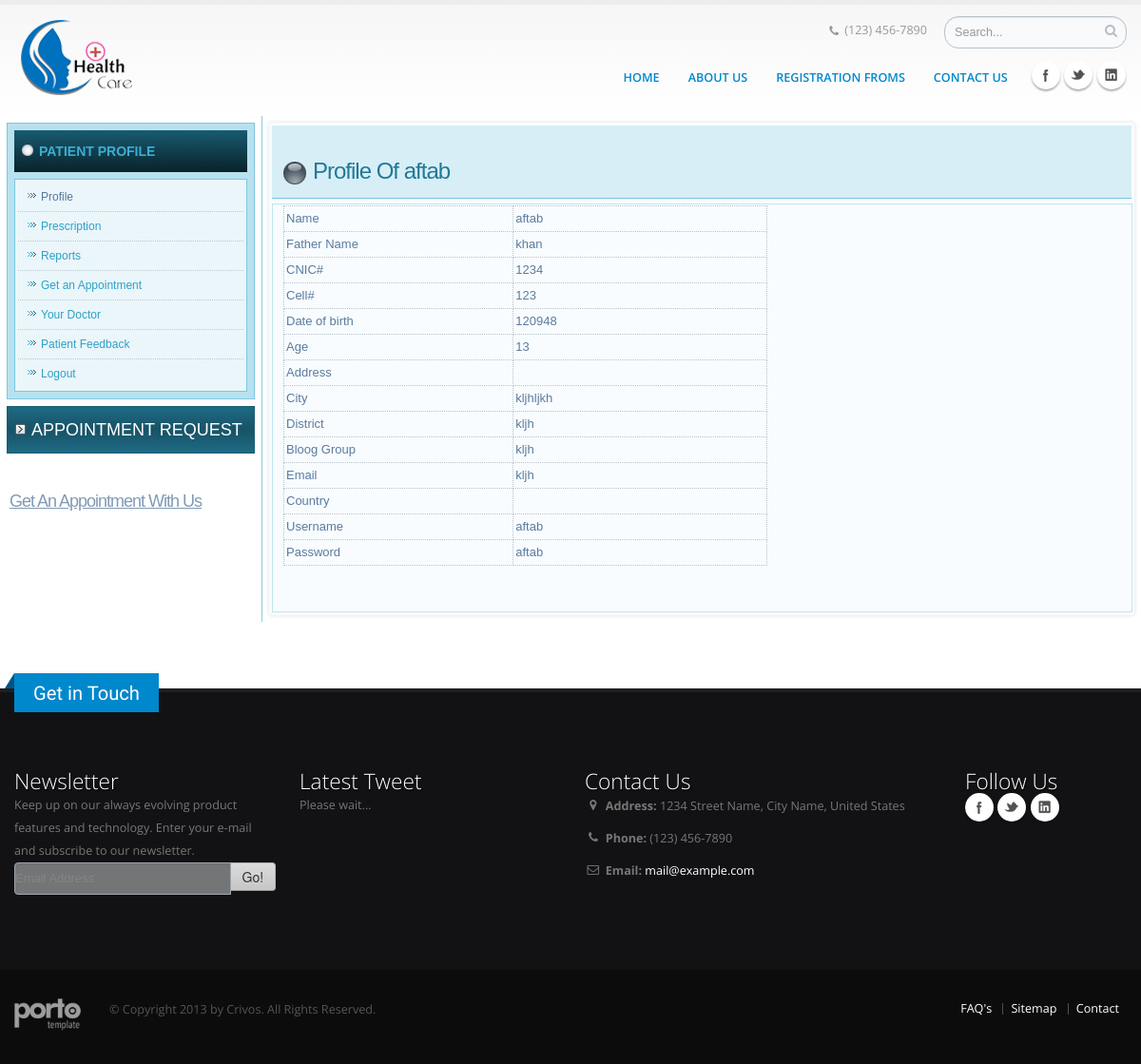
Page /patientpanel/profile.php (signed in) on the committed database.
### tables this page shows
CREATE TABLE IF NOT EXISTS `patients` (
  `id` int(8) NOT NULL AUTO_INCREMENT,
  `name` varchar(50) NOT NULL,
  `fathername` varchar(50) NOT NULL,
  `cnic` varchar(15) NOT NULL,
  `cell` int(8) NOT NULL,
  `dob` int(8) NOT NULL,
  `age` int(8) NOT NULL,
  `gender` varchar(10) NOT NULL,
  `address` varchar(80) NOT NULL,
  `city` varchar(50) NOT NULL,
  `district` varchar(50) NOT NULL,
  `bloodgroup` varchar(50) NOT NULL,
  `email` varchar(50) NOT NULL,
  `country` varchar(50) NOT NULL,
  `username` varchar(50) NOT NULL,
  `password` varchar(50) NOT NULL,
  `title` varchar(30) NOT NULL,
  `file` varchar(300) NOT NULL,
  PRIMARY KEY (`id`),
  KEY `id` (`id`),
  KEY `name` (`name`),
  KEY `cell` (`cell`)
);

### patientpanel/profile.php (the view, shortened to what this page needs)
<?php
$id=$_SESSION['patient'];
$sel=mysql_query("select * from patients where id='$id'");
$ss=mysql_fetch_array($sel);
?>
<!DOCTYPE html>
<html dir="ltr" lang="en-US"><?php include("/includes/header.php"); ?>
<body>
<div class="art-layout-wrapper">
                <div class="art-content-layout">
                    <div class="art-content-layout-row">
                        <div class="art-layout-cell art-sidebar1"><div class="art-vmenublock clearfix">
        <div class="art-vmenublockheader">
            <h3 class="t">Patient Profile</h3>
        </div>
        <div class="art-vmenublockcontent">
<ul class="art-vmenu"><li><a href="profile.php" class="active">Profile</a></li><li><a href="prescription.php">Prescription</a></li><li><a href="reports.php">Reports</a></li>
<li><a href="doctorselect.php">Get an Appointment</a></li><li><a href="your-doctor.php">Your Doctor</a></li><li><a href="patient-feedback.php">Patient Feedback</a></li><li><a href="../patientlogin.php?action=logout">Logout</a></li></ul>
        </div>
</div><div class="art-block clearfix">
        <div class="art-blockheader">
            <h3 class="t">Appointment Request</h3>
        </div>
        <div class="art-blockcontent"><h2><a href="get-an-appointment.html" target="_self" title="Get an appointment">Get An Appointment With Us</a></h2></div>
</div></div>
                        <div class="art-layout-cell art-content"><article class="art-post art-article">
                                <div class="art-postmetadataheader">
                                        <h2 class="art-postheader"><span class="art-postheadericon">Profile Of </span> <?php echo $_SESSION['patientname'];?></h2>
                                    </div>
                <div class="art-postcontent art-postcontent-0 clearfix"><div class="art-content-layout layout-item-0">
    <div class="art-content-layout-row">
    <div class="art-layout-cell layout-item-1" style="width: 100%" >
        <table width="509" border="1" align="center">
          <tr>
            <td width="364">Name</td>
            <td width="420"><?php echo $ss['name'];?></td>
          </tr>
          <tr>
            <td>Father Name</td>
            <td><?php echo $ss['fathername'];?></td>
          </tr>
          <tr>
            <td>CNIC#</td>
            <td><?php echo $ss['cnic'];?></td>
          </tr>
          <tr>
            <td>Cell#</td>
            <td><?php echo $ss['cell'];?></td>
          </tr>
          <tr>
            <td>Date of birth</td>
            <td><?php echo $ss['dob'];?></td>
          </tr>
          <tr>
            <td>Age</td>
            <td><?php echo $ss['age'];?></td>
          </tr>
          <tr>
            <td>Address</td>
            <td><?php echo $ss['country'];?></td>
          </tr>
          <tr>
            <td>City</td>
            <td><?php echo $ss['city'];?></td>
          </tr>
          <tr>
            <td>District</td>
            <td><?php echo $ss['district'];?></td>
          </tr>
          <tr>
            <td>Bloog Group</td>
            <td><?php echo $ss['bloodgroup'];?></td>
          </tr>
          <tr>
            <td>Email</td>
            <td><?php echo $ss['email'];?></td>
          </tr>
          <tr>
            <td>Country</td>
            <td><?php echo $ss['country'];?></td>
          </tr>
          <tr>
            <td>Username</td>
            <td><?php echo $ss['username'];?></td>
          </tr>
          <tr>
            <td>Password</td>
            <td><?php echo $ss['password'];?></td>
          </tr>
        </table>
        <p><br></p>
    </div>
    </div>
</div>
</div>
</article></div>
                    </div>
                </div>
            </div><?php include("/includes/footer.php"); ?>
</body></html>

### patientpanel/css/theme.css (style rules this page uses)
html, body { height: 100%; }
body { background-color: #FFF; color: #777; font-family: "Open Sans", Arial, sans-serif; font-size: 14px; line-height: 22px; margin: 0; }

### patientpanel/css/theme-elements.css (style rules this page uses)
h1, h2, h3, h4, h5, h6 { color: #121214; font-weight: 200; letter-spacing: -1px; margin: 0; }
h2 { font-size: 2.8em; font-weight: 300; line-height: 54px; margin: 0 0 32px 0; }
h3 { color: #CCC; font-size: 1.8em; font-weight: 400; letter-spacing: normal; line-height: 24px; margin-bottom: 33px; text-transform: uppercase; }
p { color: #777; line-height: 24px; margin: 0 0 20px; }
body a { outline: none !important; }
li { line-height: 24px; }

### patientpanel/css/skins/blue.css (style rules this page uses)
h3, h4, h5 { color: #0088cc; }
a { color: #0088cc; }

### patientpanel/includes/header.php (style rules this page uses)
.art-content .art-postcontent-0 .layout-item-0 { color: #175064; }
.art-content .art-postcontent-0 .layout-item-1 { border-top-style:solid;border-right-style:solid;border-bottom-style:solid;border-left-style:solid;border-top-width:1px;border-right-width:1px;border-bottom-width:1px;border-left-width:1px;border-top-color:#C1E5F1;border-right-color:#C1E5F1;border-bottom-color:#C1E5F1;border-left-color:#C1E5F1; color: #175064; padding-right: 10px;padding-left: 10px; }

### rows in the picture
patients: name "aftab", fathername "khan", cnic "1234", cell "123", dob "120948", age "13", city "kljhljkh", district "kljh", bloodgroup "kljh", email "kljh", username "aftab", password "aftab"

### other values in the picture
$_SESSION['patientname'] "aftab"
